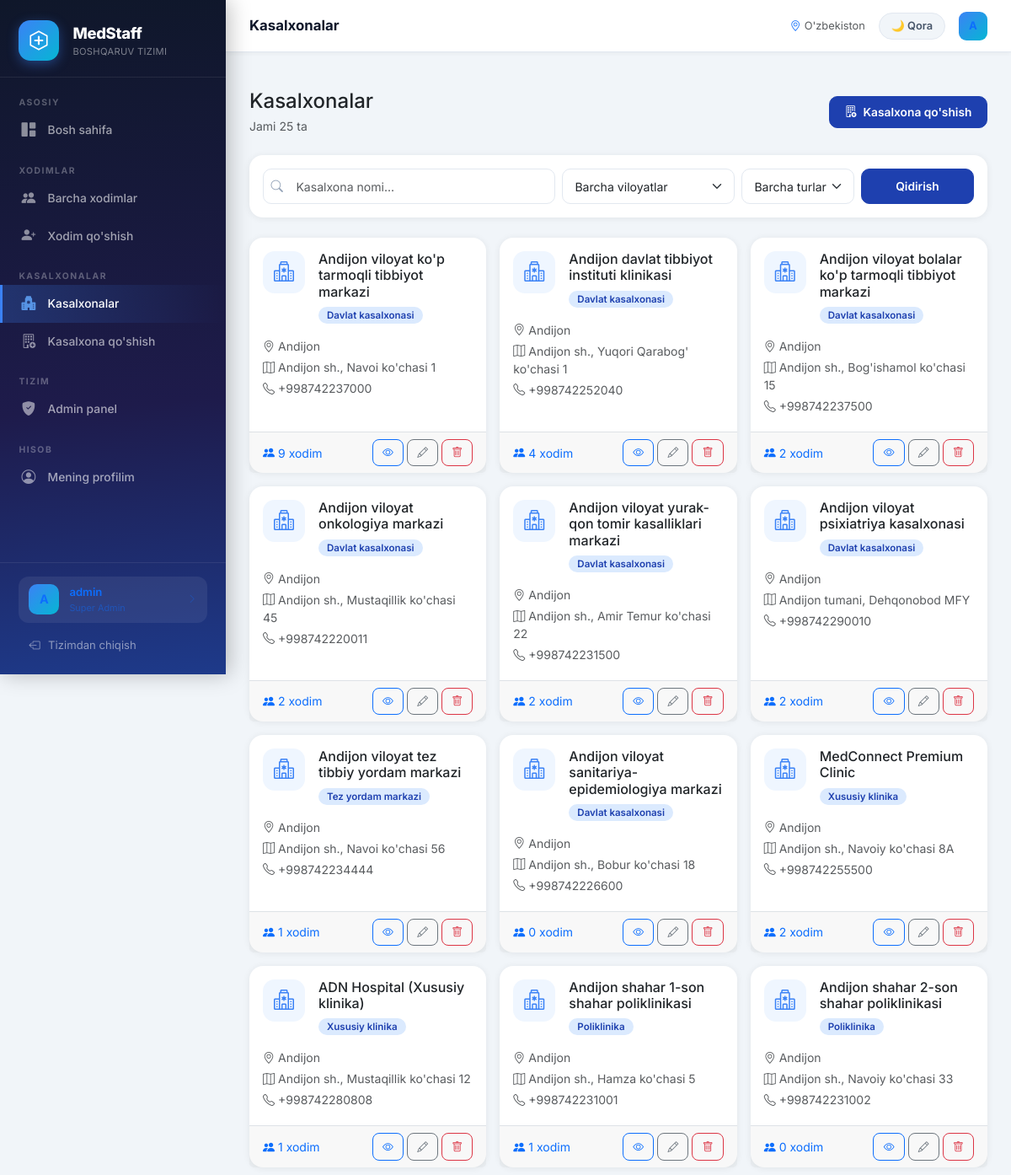
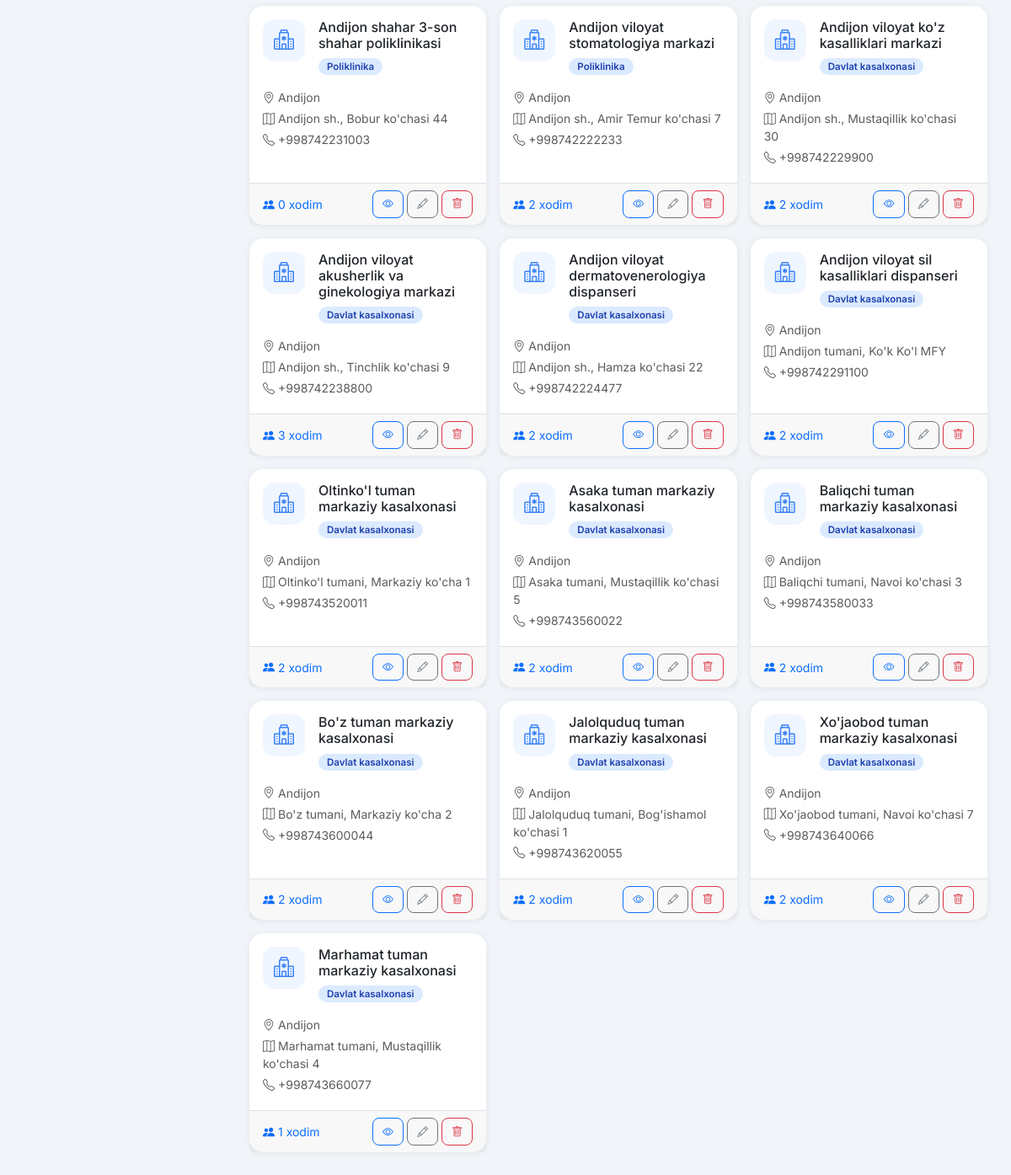
The app's page /hospitals/ (signed in) with its own data (2 pictures, top to bottom).
### frontend/models.py (models this page shows, shortened)
class Hospital(models.Model):
    name = models.CharField(max_length=200, verbose_name='Kasalxona nomi')
    hospital_type = models.CharField(max_length=50, choices=HOSPITAL_TYPE_CHOICES, verbose_name='Turi')
    region = models.CharField(max_length=50, choices=REGION_CHOICES, verbose_name='Viloyat')
    address = models.CharField(max_length=300, verbose_name='Manzil')
    phone = models.CharField(max_length=20, blank=True, verbose_name='Telefon')
    email = models.EmailField(blank=True, verbose_name='Email')
    website = models.URLField(blank=True, verbose_name='Veb-sayt')
    bed_count = models.PositiveIntegerField(default=0, verbose_name='O\'rin soni')
    is_active = models.BooleanField(default=True, verbose_name='Faol')
    created_at = models.DateTimeField(auto_now_add=True)
    class Meta:
        verbose_name = 'Kasalxona'
        verbose_name_plural = 'Kasalxonalar'
        ordering = ['name']

### frontend/views.py (the view)
# urls.py: path('hospitals/', views.hospital_list, name='hospital_list'),
@login_required
def hospital_list(request):
    hospitals = Hospital.objects.filter(is_active=True).annotate(sc=Count('staff'))
    search = request.GET.get('search', '')
    region = request.GET.get('region', '')
    htype = request.GET.get('type', '')
    if search:
        hospitals = hospitals.filter(
            Q(name__icontains=search) | Q(address__icontains=search))
    if region:
        hospitals = hospitals.filter(region=region)
    if htype:
        hospitals = hospitals.filter(hospital_type=htype)
    return render(request, 'frontend/hospital_list.html', {
        'hospitals': hospitals,
        'regions': REGION_CHOICES,
        'types': HOSPITAL_TYPE_CHOICES,
        'filters': request.GET,
    })

### templates/frontend/hospital_list.html (shortened to what this page needs)
{% extends 'base.html' %}
{% block page_title %}Kasalxonalar{% endblock %}
{% block content %}
<div style="padding:0 16px 16px;">
</div>
<div class="d-none d-md-block">
  <div class="d-flex align-items-center justify-content-between mb-4">
    <div><h4 class="fw-700 mb-1">Kasalxonalar</h4><p class="text-muted small mb-0">Jami {{ hospitals|length }} ta</p></div>
    {% if user.is_staff or user.is_superuser %}
    <a href="{% url 'hospital_add' %}" class="btn btn-primary"><i class="bi bi-building-add me-2"></i>Kasalxona qo'shish</a>
    {% endif %}
  </div>
  <div class="card mb-4"><div class="card-body">
    <form method="get" class="row g-2">
      <div class="col-md-5 search-box"><i class="search-icon bi bi-search"></i><input class="form-control" type="text" name="search" placeholder="Kasalxona nomi..." value="{{ filters.search|default:'' }}"></div>
      <div class="col-md-3"><select class="form-select" name="region"><option value="">Barcha viloyatlar</option></select></div>
      <div class="col-md-2"><select class="form-select" name="type"><option value="">Barcha turlar</option></select></div>
      <div class="col-md-2 d-flex gap-2"><button type="submit" class="btn btn-primary flex-fill">Qidirish</button></div>
    </form>
  </div></div>
  <div class="row g-3">
    {% for h in hospitals %}
    <div class="col-md-6 col-xl-4">
      <div class="card h-100">
        <div class="card-body">
          <div class="d-flex align-items-start gap-3 mb-3">
            <div style="width:50px;height:50px;border-radius:14px;background:#eff6ff;display:flex;align-items:center;justify-content:center;font-size:24px;flex-shrink:0;"><i class="bi bi-hospital" style="color:#3b82f6;"></i></div>
            <div style="flex:1;min-width:0;"><h6 class="fw-700 mb-1">{{ h.name }}</h6><span class="badge-pos" style="font-size:.72rem;">{{ h.get_hospital_type_display }}</span></div>
          </div>
          <p class="text-muted small mb-1"><i class="bi bi-geo-alt me-1"></i>{{ h.get_region_display }}</p>
          <p class="text-muted small mb-1"><i class="bi bi-map me-1"></i>{{ h.address }}</p>
          {% if h.phone %}<p class="text-muted small mb-1"><i class="bi bi-telephone me-1"></i>{{ h.phone }}</p>{% endif %}
        </div>
        <div class="card-footer border-top d-flex align-items-center justify-content-between py-2 px-3">
          <span class="text-primary fw-600 small"><i class="bi bi-people-fill me-1"></i>{{ h.sc }} xodim</span>
          <div class="d-flex gap-1">
            <a href="{% url 'hospital_detail' h.pk %}" class="btn btn-sm btn-outline-primary"><i class="bi bi-eye"></i></a>
            {% if user.is_staff or user.is_superuser %}
            <a href="{% url 'hospital_edit' h.pk %}" class="btn btn-sm btn-outline-secondary"><i class="bi bi-pencil"></i></a>
            <a href="{% url 'hospital_delete' h.pk %}" class="btn btn-sm btn-outline-danger"><i class="bi bi-trash"></i></a>
            {% endif %}
          </div>
        </div>
      </div>
    </div>
    {% empty %}<div class="col-12 text-center py-5 text-muted"><i class="bi bi-hospital display-6 d-block mb-2 opacity-25"></i>Kasalxona topilmadi</div>{% endfor %}
  </div>
</div>
{% endblock %}

### templates/base.html (shortened to what this page needs)
<!DOCTYPE html>
<html lang="uz">
<head>
    <link href="https://cdnjs.cloudflare.com/ajax/libs/font-awesome/7.0.1/css/all.min.css" rel="stylesheet">
    <link href="https://cdn.jsdelivr.net/npm/bootstrap@5.3.2/dist/css/bootstrap.min.css" rel="stylesheet">
    <link href="https://cdn.jsdelivr.net/npm/bootstrap-icons@1.11.3/font/bootstrap-icons.css" rel="stylesheet">
</head>
<body>
{% if user.is_authenticated %}
<nav class="sidebar" id="sidebar">
    <div class="sidebar-brand">
        <div class="d-flex align-items-center gap-3">
            <div class="logo-circle">
                <svg width="26" height="26" viewBox="0 0 24 24" fill="none">
                    <path d="M12 2L3 7v10l9 5 9-5V7L12 2z" stroke="white" stroke-width="1.5" stroke-linejoin="round"/>
                    <path d="M12 8v8M8 12h8" stroke="white" stroke-width="2" stroke-linecap="round"/>
                </svg>
            </div>
            <div>
                <div class="brand-name">MedStaff</div>
                <div class="brand-sub">BOSHQARUV TIZIMI</div>
            </div>
        </div>
    </div>
    <div class="sidebar-nav">
        <div class="nav-section">Asosiy</div>
        <a href="{% url 'home' %}" class="nav-link-item {% if request.resolver_match.url_name == 'home' %}active{% endif %}">
            <i class="bi bi-grid-1x2-fill"></i> Bosh sahifa
        </a>
        <div class="nav-section mt-2">Xodimlar</div>
        <a href="{% url 'staff_list' %}" class="nav-link-item {% if 'staff_list' in request.resolver_match.url_name or 'staff_detail' in request.resolver_match.url_name %}active{% endif %}">
            <i class="bi bi-people-fill"></i> Barcha xodimlar
        </a>
        {% if user.is_staff or user.is_superuser %}
        <a href="{% url 'staff_add' %}" class="nav-link-item {% if 'staff_add' in request.resolver_match.url_name %}active{% endif %}">
            <i class="bi bi-person-plus-fill"></i> Xodim qo'shish
        </a>
        {% endif %}
        <div class="nav-section mt-2">Kasalxonalar</div>
        <a href="{% url 'hospital_list' %}" class="nav-link-item {% if 'hospital_list' in request.resolver_match.url_name or 'hospital_detail' in request.resolver_match.url_name %}active{% endif %}">
            <i class="bi bi-hospital-fill"></i> Kasalxonalar
        </a>
        {% if request.user.is_staff or request.user.is_superuser %}
        <a href="{% url 'hospital_add' %}" class="nav-link-item {% if 'hospital_add' in request.resolver_match.url_name %}active{% endif %}">
            <i class="bi bi-building-add"></i> Kasalxona qo'shish
        </a>
        {% endif %}
        {% if user.is_staff or user.is_superuser %}
        <div class="nav-section mt-2">Tizim</div>
        <a href="/admin/" class="nav-link-item">
            <i class="bi bi-shield-fill-check"></i> Admin panel
        </a>
        {% endif %}
        <div class="nav-section mt-2">Hisob</div>
        <a href="{% url 'profile' %}" class="nav-link-item {% if 'profile' in request.resolver_match.url_name %}active{% endif %}">
            <i class="bi bi-person-circle"></i> Mening profilim
        </a>
    </div>
    <div class="sidebar-footer">
        <a href="{% url 'profile' %}" class="user-badge text-decoration-none" style="transition: background .2s;">
            <div class="user-avatar">{% if user.first_name %}{{ user.first_name.0|upper }}{{ user.last_name.0|upper }}{% else %}{{ user.username.0|upper }}{% endif %}</div>
            <div style="overflow:hidden; flex:1;">
                <div class="user-name">{{ user.get_full_name|default:user.username }}</div>
                <div class="user-role">{% if user.is_superuser %}Super Admin{% elif user.is_staff %}Admin{% else %}Foydalanuvchi{% endif %}</div>
            </div>
            <i class="bi bi-chevron-right" style="font-size:.7rem; opacity:.4; flex-shrink:0;"></i>
        </a>
        <a href="{% url 'logout' %}" class="logout-btn">
            <i class="bi bi-box-arrow-left"></i> Tizimdan chiqish
        </a>
    </div>
</nav>
{% endif %}
<div class="{% if user.is_authenticated %}main-content{% endif %}">
    {% if user.is_authenticated %}
    <div class="topbar">
        <div class="topbar-left">
            <span class="topbar-title">{% block page_title %}MedStaff{% endblock %}</span>
        </div>
        <div class="d-flex align-items-center gap-3">
            <span class="text-muted" style="font-size:.8rem">
                <i class="bi bi-geo-alt text-primary me-1"></i>O'zbekiston
            </span>
            <button id="themeBtnDesktop" style="height:32px;padding:0 14px;background:var(--desk-theme-bg,#f1f5f9);border:1.5px solid var(--desk-theme-border,#e2e8f0);border-radius:20px;color:var(--desk-theme-color,#475569);font-size:.8rem;font-weight:600;cursor:pointer;font-family:inherit;display:flex;align-items:center;gap:5px;transition:all .2s;">🌙 Qora</button>
            <a href="{% url 'profile' %}" style="text-decoration:none;">
                <div class="user-avatar" style="width:34px;height:34px;font-size:.82rem;border-radius:9px;cursor:pointer;" title="Profil">
                    {% if user.first_name %}{{ user.first_name.0|upper }}{{ user.last_name.0|upper }}{% else %}{{ user.username.0|upper }}{% endif %}
                </div>
            </a>
        </div>
    </div>
    {% endif %}
    <div class="page-content">
        {% block content %}{% endblock %}
    </div>
</div>
</body>
</html>

### templates/base.html (style rules this page uses)
:root { --primary: #1e40af; --primary-light: #3b82f6; --primary-dark: #1e3a8a; --secondary: #06b6d4; --accent: #10b981; --danger: #ef4444; --warning: #f59e0b; --bg: #f1f5f9; --sidebar-w: 268px; --card-radius: 16px; }
* { box-sizing: border-box; margin: 0; padding: 0; }
body { background: var(--bg); font-family: 'Inter', 'Segoe UI', system-ui, sans-serif; }
.sidebar { position: fixed; top: 0; left: 0; width: var(--sidebar-w); height: 100vh; background: linear-gradient(175deg, #0f172a 0%, #1e1b4b 60%, #1e3a8a 100%); color: white; overflow-y: auto; z-index: 200; display: flex; flex-direction: column; box-shadow: 4px 0 24px rgba(0,0,0,.25); }
.sidebar-brand { padding: 1.5rem 1.4rem 1.2rem; border-bottom: 1px solid rgba(255,255,255,.08); flex-shrink: 0; }
.logo-circle { width: 48px; height: 48px; background: linear-gradient(135deg, #3b82f6, #06b6d4); border-radius: 14px; display: flex; align-items: center; justify-content: center; font-size: 1.4rem; flex-shrink: 0; box-shadow: 0 4px 14px rgba(59,130,246,.4); }
.brand-name { font-size: 1.15rem; font-weight: 800; letter-spacing: -.3px; }
.brand-sub { font-size: .7rem; opacity: .45; letter-spacing: .3px; }
.sidebar-nav { padding: .75rem 0; flex: 1; overflow-y: auto; }
.nav-section { padding: .6rem 1.4rem .2rem; font-size: .65rem; font-weight: 700; text-transform: uppercase; letter-spacing: 1.5px; color: rgba(255,255,255,.3); }
.nav-link-item { display: flex; align-items: center; gap: .7rem; padding: .6rem 1.4rem; color: rgba(255,255,255,.6); text-decoration: none; font-size: .865rem; font-weight: 500; transition: all .2s; border-left: 3px solid transparent; }
.nav-link-item.active { color: white; background: linear-gradient(90deg, rgba(59,130,246,.25), transparent); border-left-color: #3b82f6; }
.nav-link-item.active i { color: #60a5fa; }
.nav-link-item i { font-size: 1.05rem; width: 20px; opacity: .85; }
.sidebar-footer { padding: 1rem 1.4rem; border-top: 1px solid rgba(255,255,255,.08); flex-shrink: 0; }
.user-badge { display: flex; align-items: center; gap: .75rem; padding: .6rem .75rem; background: rgba(255,255,255,.07); border-radius: 12px; margin-bottom: .6rem; }
.user-avatar { width: 36px; height: 36px; border-radius: 10px; background: linear-gradient(135deg, #3b82f6, #06b6d4); display: flex; align-items: center; justify-content: center; font-weight: 700; font-size: .9rem; flex-shrink: 0; }
.user-name { font-size: .82rem; font-weight: 600; white-space: nowrap; overflow: hidden; text-overflow: ellipsis; }
.user-role { font-size: .68rem; opacity: .45; }
.logout-btn { display: flex; align-items: center; gap: .6rem; padding: .5rem .75rem; border-radius: 10px; color: rgba(255,255,255,.5); text-decoration: none; font-size: .82rem; transition: all .2s; }
.main-content { margin-left: var(--sidebar-w); min-height: 100vh; }
.topbar { background: white; padding: .85rem 1.75rem; border-bottom: 1px solid #e2e8f0; display: flex; align-items: center; justify-content: space-between; position: sticky; top: 0; z-index: 100; box-shadow: 0 1px 6px rgba(0,0,0,.05); }
.topbar-left { display: flex; align-items: center; gap: .75rem; }
.topbar-title { font-weight: 700; font-size: 1.05rem; color: #0f172a; }
.page-content { padding: 1.75rem; }
.card { border: none; border-radius: var(--card-radius); box-shadow: 0 1px 8px rgba(0,0,0,.07); }
.badge-pos { background: #dbeafe; color: #1e40af; border-radius: 20px; padding: 3px 10px; font-size: .75rem; font-weight: 600; }
.form-control, .form-select { border-radius: 10px; border: 1.5px solid #e2e8f0; padding: .6rem .9rem; font-size: .88rem; transition: border .2s, box-shadow .2s; }
.btn { border-radius: 10px; font-weight: 600; font-size: .86rem; padding: .5rem 1.1rem; transition: all .2s; }
.btn-primary { background: var(--primary); border-color: var(--primary); }
.btn-sm { padding: .35rem .7rem; font-size: .8rem; border-radius: 8px; }
.search-box { position: relative; }
.search-box .search-icon { position: absolute; left: .85rem; top: 50%; transform: translateY(-50%); color: #94a3b8; font-size: .9rem; }
.search-box input { padding-left: 2.4rem; }

### records on screen
Hospital: name "Andijon viloyat ko'p tarmoqli tibbiyot markazi", hospital_type "Davlat kasalxonasi", region "Andijon", address "Andijon sh., Navoi ko'chasi 1", phone "+998742237000", sc "9"
Hospital: name "Andijon davlat tibbiyot instituti klinikasi", hospital_type "Davlat kasalxonasi", region "Andijon", address "Andijon sh., Yuqori Qarabog' ko'chasi 1", phone "+998742252040", sc "4"
Hospital: name "Andijon viloyat bolalar ko'p tarmoqli tibbiyot markazi", hospital_type "Davlat kasalxonasi", region "Andijon", address "Andijon sh., Bog'ishamol ko'chasi 15", phone "+998742237500", sc "2"
Hospital: name "Andijon viloyat onkologiya markazi", hospital_type "Davlat kasalxonasi", region "Andijon", address "Andijon sh., Mustaqillik ko'chasi 45", phone "+998742220011", sc "2"
Hospital: name "Andijon viloyat yurak-qon tomir kasalliklari markazi", hospital_type "Davlat kasalxonasi", region "Andijon", address "Andijon sh., Amir Temur ko'chasi 22", phone "+998742231500", sc "2"
Hospital: name "Andijon viloyat psixiatriya kasalxonasi", hospital_type "Davlat kasalxonasi", region "Andijon", address "Andijon tumani, Dehqonobod MFY", phone "+998742290010", sc "2"
Hospital: name "Andijon viloyat tez tibbiy yordam markazi", hospital_type "Tez yordam markazi", region "Andijon", address "Andijon sh., Navoi ko'chasi 56", phone "+998742234444", sc "1"
Hospital: name "Andijon viloyat sanitariya-epidemiologiya markazi", hospital_type "Davlat kasalxonasi", region "Andijon", address "Andijon sh., Bobur ko'chasi 18", phone "+998742226600", sc "0"
Hospital: name "MedConnect Premium Clinic", hospital_type "Xususiy klinika", region "Andijon", address "Andijon sh., Navoiy ko'chasi 8A", phone "+998742255500", sc "2"
Hospital: name "ADN Hospital (Xususiy klinika)", hospital_type "Xususiy klinika", region "Andijon", address "Andijon sh., Mustaqillik ko'chasi 12", phone "+998742280808", sc "1"
Hospital: name "Andijon shahar 1-son shahar poliklinikasi", hospital_type "Poliklinika", region "Andijon", address "Andijon sh., Hamza ko'chasi 5", phone "+998742231001", sc "1"
Hospital: name "Andijon shahar 2-son shahar poliklinikasi", hospital_type "Poliklinika", region "Andijon", address "Andijon sh., Navoiy ko'chasi 33", phone "+998742231002", sc "0"
Hospital: name "Andijon shahar 3-son shahar poliklinikasi", hospital_type "Poliklinika", region "Andijon", address "Andijon sh., Bobur ko'chasi 44", phone "+998742231003", sc "0"
Hospital: name "Andijon viloyat stomatologiya markazi", hospital_type "Poliklinika", region "Andijon", address "Andijon sh., Amir Temur ko'chasi 7", phone "+998742222233", sc "2"
Hospital: name "Andijon viloyat ko'z kasalliklari markazi", hospital_type "Davlat kasalxonasi", region "Andijon", address "Andijon sh., Mustaqillik ko'chasi 30", phone "+998742229900", sc "2"
Hospital: name "Andijon viloyat akusherlik va ginekologiya markazi", hospital_type "Davlat kasalxonasi", region "Andijon", address "Andijon sh., Tinchlik ko'chasi 9", phone "+998742238800", sc "3"
Hospital: name "Andijon viloyat dermatovenerologiya dispanseri", hospital_type "Davlat kasalxonasi", region "Andijon", address "Andijon sh., Hamza ko'chasi 22", phone "+998742224477", sc "2"
Hospital: name "Andijon viloyat sil kasalliklari dispanseri", hospital_type "Davlat kasalxonasi", region "Andijon", address "Andijon tumani, Ko'k Ko'l MFY", phone "+998742291100", sc "2"
Hospital: name "Oltinko'l tuman markaziy kasalxonasi", hospital_type "Davlat kasalxonasi", region "Andijon", address "Oltinko'l tumani, Markaziy ko'cha 1", phone "+998743520011", sc "2"
Hospital: name "Asaka tuman markaziy kasalxonasi", hospital_type "Davlat kasalxonasi", region "Andijon", address "Asaka tumani, Mustaqillik ko'chasi 5", phone "+998743560022", sc "2"
Hospital: name "Baliqchi tuman markaziy kasalxonasi", hospital_type "Davlat kasalxonasi", region "Andijon", address "Baliqchi tumani, Navoi ko'chasi 3", phone "+998743580033", sc "2"
Hospital: name "Bo'z tuman markaziy kasalxonasi", hospital_type "Davlat kasalxonasi", region "Andijon", address "Bo'z tumani, Markaziy ko'cha 2", phone "+998743600044", sc "2"
Hospital: name "Jalolquduq tuman markaziy kasalxonasi", hospital_type "Davlat kasalxonasi", region "Andijon", address "Jalolquduq tumani, Bog'ishamol ko'chasi 1", phone "+998743620055", sc "2"
Hospital: name "Xo'jaobod tuman markaziy kasalxonasi", hospital_type "Davlat kasalxonasi", region "Andijon", address "Xo'jaobod tumani, Navoi ko'chasi 7", phone "+998743640066", sc "2"
Hospital: name "Marhamat tuman markaziy kasalxonasi", hospital_type "Davlat kasalxonasi", region "Andijon", address "Marhamat tumani, Mustaqillik ko'chasi 4", phone "+998743660077", sc "1"

### other values on screen
{{ user.username.0|upper }} "A"
{{ user.get_full_name|default:user.username }} "admin"
{{ hospitals|length }} "25"
